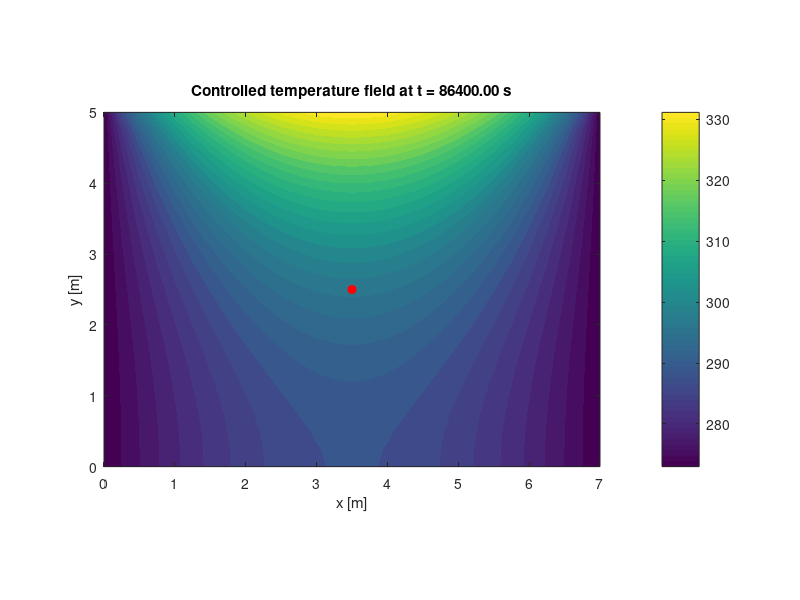
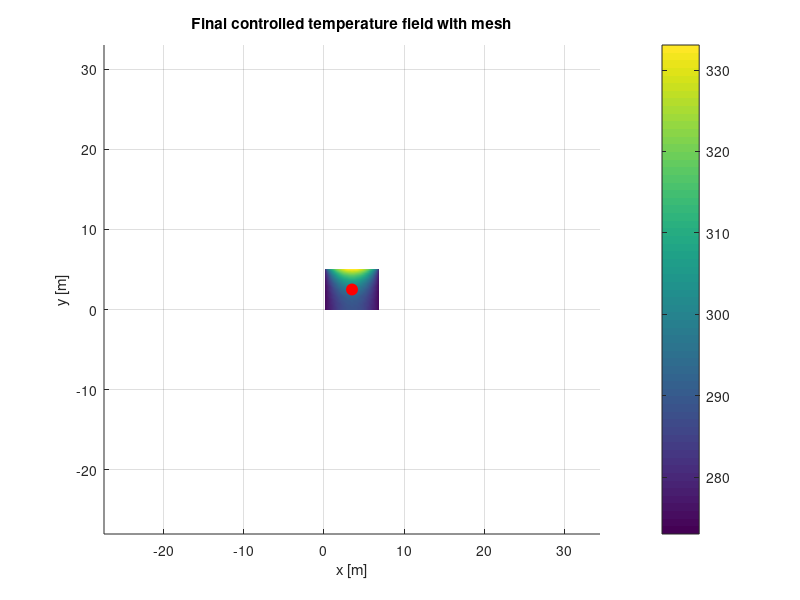
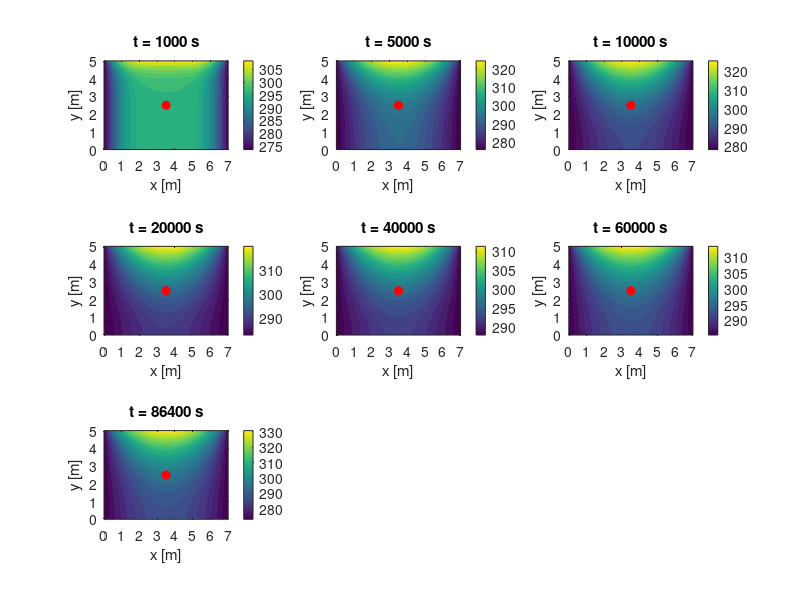

MATLAB code for these plots, in order: (Note: this script raises an error after producing the figures.)
clc;
clear;
close all;

%% ============================================================
%  FEM Room Temperature Control - Step 3
%  2D transient heat conduction using:
%  - 4-node bilinear quadrilateral elements
%  - uniform mesh
%  - Backward Euler (implicit) time stepping
%
%  Step 3 goal:
%  Use top-wall heat flux as an actuator to maintain a desired
%  temperature at a selected point inside the room while the
%  left and right wall temperatures vary in time.
%
%  Deadbeat control idea:
%    1) Solve baseline problem with q_top = 0
%    2) Compute sensitivity of control node to unit top flux
%    3) Compute q_top needed to force control node to T_set
%
%  IMPORTANT:
%  CHANGES compared to your Step 2 code are labeled with:
%     %%%% CHANGE #:
%% ============================================================

%% -----------------------------
%  Physical properties
%% -----------------------------
k   = 0.5;      % W/m-K
rho = 1.184;    % kg/m^3
cp  = 1000;     % J/kg-K

%% -----------------------------
%  Domain
%% -----------------------------
Lx = 7.0;       % m
Ly = 5.0;       % m

%% -----------------------------
%  Source term
%% -----------------------------
qvol = 0.0;     % W/m^3

%% -----------------------------
%  Initial condition
%% -----------------------------
T_init = 297.0;     % K

%% -----------------------------
%  Mesh
%% -----------------------------
Nx = 28;            % number of elements in x
Ny = 20;            % number of elements in y

dx = Lx / Nx;
dy = Ly / Ny;

[xg, yg] = meshgrid(0:dx:Lx, 0:dy:Ly);

% Node list
nodes = [xg(:), yg(:)];
nNodes = size(nodes,1);

% -------------------------------------------------
% Element connectivity consistent with MATLAB's
% columnwise storage of xg(:), yg(:)
%
% local node ordering:
%   4 ---- 3
%   |      |
%   |      |
%   1 ---- 2
% -------------------------------------------------
elems = zeros(Nx*Ny, 4);
e = 0;

for i = 1:Nx
    for j = 1:Ny
        e = e + 1;

        n1 = (i-1)*(Ny+1) + j;       % bottom-left
        n2 = i*(Ny+1) + j;           % bottom-right
        n3 = i*(Ny+1) + (j+1);       % top-right
        n4 = (i-1)*(Ny+1) + (j+1);   % top-left

        elems(e,:) = [n1 n2 n3 n4];
    end
end

nElem = size(elems,1);

%% -----------------------------
%  Initialize global matrices/vectors
%% -----------------------------
K    = sparse(nNodes, nNodes);   % conductivity matrix
C    = sparse(nNodes, nNodes);   % capacity matrix
Fq   = zeros(nNodes,1);          % volumetric source vector

%%%% CHANGE 1:
% In Step 2, you assembled Ftop using a fixed q_top value.
% For Step 3, we need a UNIT top-flux vector so that
% actual actuator command can be applied later as:
%       q_control * gtop
gtop = zeros(nNodes,1);          % top boundary vector for UNIT heat flux

%% -----------------------------
%  2x2 Gauss quadrature for area
%% -----------------------------
gp = [-1/sqrt(3),  1/sqrt(3)];
gw = [1, 1];

%% ============================================================
%  Element assembly
%% ============================================================
for ee = 1:nElem
    conn = elems(ee,:);

    xe = nodes(conn,1);
    ye = nodes(conn,2);

    Ke = zeros(4,4);
    Ce = zeros(4,4);
    Fe_vol = zeros(4,1);

    %% Area integrals
    for ii = 1:2
        xi = gp(ii);
        wi = gw(ii);

        for jj = 1:2
            eta = gp(jj);
            wj = gw(jj);

            % Shape functions
            N = 0.25 * [ ...
                (1-xi)*(1-eta);
                (1+xi)*(1-eta);
                (1+xi)*(1+eta);
                (1-xi)*(1+eta)];

            % Derivatives wrt natural coordinates [dN/dxi, dN/deta]
            dN_dxi = 0.25 * [ ...
                -(1-eta),  -(1-xi);
                 (1-eta),  -(1+xi);
                 (1+eta),   (1+xi);
                -(1+eta),   (1-xi)];

            % Jacobian
            J = [dN_dxi(:,1)'; dN_dxi(:,2)'] * [xe ye];
            detJ = det(J);

            if detJ <= 0
                error('Non-positive Jacobian detected in element %d.', ee);
            end

            invJ = inv(J);

            % Correct derivative transformation
            dN_dxdy = dN_dxi * invJ;   % 4x2

            % B matrix
            B = dN_dxdy';              % 2x4

            % Element matrices
            Ke = Ke + (B' * (k * eye(2)) * B) * detJ * wi * wj;
            Ce = Ce + (rho * cp) * (N * N') * detJ * wi * wj;
            Fe_vol = Fe_vol + N * qvol * detJ * wi * wj;
        end
    end

    %% Top edge heat flux integral
    if abs(ye(3) - Ly) < 1e-12 && abs(ye(4) - Ly) < 1e-12
        Fe_top_unit = zeros(4,1);

        eta = 1.0;   % top edge

        for ii = 1:2
            xi = gp(ii);
            wi = gw(ii);

            N_edge = 0.25 * [ ...
                (1-xi)*(1-eta);
                (1+xi)*(1-eta);
                (1+xi)*(1+eta);
                (1-xi)*(1+eta)];

            dN_dxi_edge = 0.25 * [ ...
                -(1-eta),  -(1-xi);
                 (1-eta),  -(1+xi);
                 (1+eta),   (1+xi);
                -(1+eta),   (1-xi)];

            dx_dxi = sum(dN_dxi_edge(:,1) .* xe);
            dy_dxi = sum(dN_dxi_edge(:,1) .* ye);
            Jedge = sqrt(dx_dxi^2 + dy_dxi^2);

            %%%% CHANGE 2:
            % Assemble UNIT flux vector only.
            % Actual flux will be multiplied in time loop.
            Fe_top_unit = Fe_top_unit + N_edge * 1.0 * Jedge * wi;
        end

        gtop(conn) = gtop(conn) + Fe_top_unit;
    end

    %% Global assembly
    K(conn,conn) = K(conn,conn) + Ke;
    C(conn,conn) = C(conn,conn) + Ce;
    Fq(conn)     = Fq(conn) + Fe_vol;
end

%% ============================================================
%  Boundary node identification
%% ============================================================
x = nodes(:,1);

leftNodes  = find(abs(x - 0.0) < 1e-12);
rightNodes = find(abs(x - Lx) < 1e-12);

dirichletNodes = unique([leftNodes; rightNodes]);
freeNodes      = setdiff((1:nNodes)', dirichletNodes);

Tbc = nan(nNodes,1);

%% ============================================================
%  Diagnostics before time stepping
%% ============================================================
fprintf('Assembly diagnostics:\n');

Cdiag = full(diag(C));   % convert sparse -> full

fprintf('  min(diag(C))        = %e\n', min(Cdiag));
fprintf('  max(diag(C))        = %e\n', max(Cdiag));
fprintf('  ||K-K''||_fro       = %e\n', norm(K-K','fro'));
fprintf('  nnz(K)              = %d\n', nnz(K));
fprintf('  nnz(C)              = %d\n\n', nnz(C));

%% ============================================================
%  Time stepping / control settings
%% ============================================================
dt     = 100.0;         % s
tEnd   = 86400.0;       % one day, matches project sample timescale
nSteps = round(tEnd / dt);

%%%% CHANGE 3:
% Control settings added here.
% You can change these later to investigate set point location,
% time step, and initial temperature as required by Step 3.
x_set = 3.5;            % desired control-point x-location [m]
y_set = 2.5;            % desired control-point y-location [m]
T_set = 297.0;          % desired temperature at control point [K]

% Optional actuator limits
q_min = -20000.0;          % W/m^2
q_max =  20000.0;          % W/m^2

%%%% CHANGE 4:
% Find nearest node to desired set point location.
dist2 = (nodes(:,1) - x_set).^2 + (nodes(:,2) - y_set).^2;
[~, controlNode] = min(dist2);

fprintf('Control node selected:\n');
fprintf('  node id   = %d\n', controlNode);
fprintf('  x_node    = %.4f m\n', nodes(controlNode,1));
fprintf('  y_node    = %.4f m\n\n', nodes(controlNode,2));

% Safety check: control node should not lie on Dirichlet wall
if ismember(controlNode, dirichletNodes)
    error('Control node lies on a Dirichlet boundary. Choose an interior point.');
end

%%%% CHANGE 5:
% Initial condition
T = T_init * ones(nNodes,1);

% System matrix
A = C + dt*K;

%%%% CHANGE 6:
% Pre-build a matrix with Dirichlet rows/cols modified.
% This same pattern is used for the baseline solve, controlled solve,
% and sensitivity solve.
A_bc = A;
A_bc(dirichletNodes,:) = 0;
A_bc(:,dirichletNodes) = 0;
A_bc(sub2ind(size(A_bc), dirichletNodes, dirichletNodes)) = 1.0;

%%%% CHANGE 7:
% Compute sensitivity vector S from:
%   (C + dt*K) S = dt * gtop
% with ZERO Dirichlet values on the walls, because S is the change
% due to top heat-flux control only.
rhsS = dt * gtop;
rhsS(dirichletNodes) = 0.0;

S = A_bc \ rhsS;
Si = S(controlNode);

fprintf('Sensitivity at control node Si = %e\n', Si);

if abs(Si) < 1e-12
    error('Sensitivity at control node is too small. Pick another control point.');
end
fprintf('\n');

%%%% CHANGE 8:
% Save arrays now include temperature history at control node and
% actuator history.
timeHist   = zeros(nSteps,1);
TnodeHist  = zeros(nSteps,1);
qHist      = zeros(nSteps,1);
TwallHist  = zeros(nSteps,1);

saveTimes = [1000, 5000, 10000, 20000, 40000, 60000, 86400];
saved = zeros(nNodes, numel(saveTimes));
saveCount = 1;

%% ============================================================
%  Time stepping with deadbeat control
%% ============================================================
for n = 1:nSteps
    t = n * dt;

    %%%% CHANGE 9:
    % Time-dependent wall BC from Step 2 / Step 3 project statement
    T_wall = 273 + 15*sin(pi*t/86400);

    Tbc(leftNodes)  = T_wall;
    Tbc(rightNodes) = T_wall;

    % ------------------------------------------------------------
    % BASELINE solve: q_top = 0
    % ------------------------------------------------------------
    %%%% CHANGE 10:
    % First solve for T0 = temperature field with NO top control flux.
    b0 = C*T + dt*Fq;

    b0_mod = b0;
    b0_mod(freeNodes) = b0_mod(freeNodes) - A(freeNodes, dirichletNodes) * Tbc(dirichletNodes);
    b0_mod(dirichletNodes) = Tbc(dirichletNodes);

    T0 = A_bc \ b0_mod;

    % ------------------------------------------------------------
    % Deadbeat control law
    % ------------------------------------------------------------
    %%%% CHANGE 11:
    % Compute q_top required to force control node to T_set.
    q_control = (T_set - T0(controlNode)) / Si;

    % Optional saturation
    q_control = min(max(q_control, q_min), q_max);

    % ------------------------------------------------------------
    % CONTROLLED solve: apply computed top-wall heat flux
    % ------------------------------------------------------------
    %%%% CHANGE 12:
    % Solve actual new temperature field with control flux.
    b = C*T + dt*(Fq + q_control*gtop);

    b_mod = b;
    b_mod(freeNodes) = b_mod(freeNodes) - A(freeNodes, dirichletNodes) * Tbc(dirichletNodes);
    b_mod(dirichletNodes) = Tbc(dirichletNodes);

    T = A_bc \ b_mod;

    if any(isnan(T)) || any(isinf(T))
        error('NaN or Inf detected at step %d, time %g s.', n, t);
    end

    %%%% CHANGE 13:
    % Store histories for plotting / report
    timeHist(n)  = t;
    TnodeHist(n) = T(controlNode);
    qHist(n)     = q_control;
    TwallHist(n) = T_wall;

    if mod(n,20) == 0 || n == 1
        fprintf(['step = %4d, t = %8.1f s, Tmin = %10.4f, Tmax = %10.4f, ' ...
                 'Tcontrol = %10.4f, q_top = %10.4f\n'], ...
                 n, t, min(T), max(T), T(controlNode), q_control);
    end

    if saveCount <= numel(saveTimes) && abs(t - saveTimes(saveCount)) < 0.5*dt
        saved(:,saveCount) = T;
        saveCount = saveCount + 1;
    end
end

%% ============================================================
%  Reshape for plotting
%% ============================================================
Tgrid = reshape(T, Ny+1, Nx+1);

%% Final temperature field
figure;
contourf(xg, yg, Tgrid, 30, 'LineColor', 'none');
colorbar;
axis equal tight;
xlabel('x [m]');
ylabel('y [m]');
title(sprintf('Controlled temperature field at t = %.2f s', tEnd));
hold on;
plot(nodes(controlNode,1), nodes(controlNode,2), 'ro', 'MarkerFaceColor', 'r');
hold off;

%% Final field with mesh
figure;
surf(xg, yg, Tgrid, 'EdgeColor', [0.2 0.2 0.2]);
view(2);
shading interp;
colorbar;
axis equal tight;
xlabel('x [m]');
ylabel('y [m]');
title('Final controlled temperature field with mesh');

hold on;
zmark = max(Tgrid(:)) + 1;   % place marker slightly above surface
plot3(nodes(controlNode,1), nodes(controlNode,2), zmark, 'ro', ...
    'MarkerFaceColor', 'r', 'MarkerSize', 8);
hold off;

%% Transient snapshots
figure;
for i = 1:numel(saveTimes)
    subplot(3, ceil(numel(saveTimes)/3), i);
    Tplot = reshape(saved(:,i), Ny+1, Nx+1);
    contourf(xg, yg, Tplot, 25, 'LineColor', 'none');
    colorbar;
    axis equal tight;
    xlabel('x [m]');
    ylabel('y [m]');
    title(sprintf('t = %.0f s', saveTimes(i)));
    hold on;
    plot(nodes(controlNode,1), nodes(controlNode,2), 'ro', 'MarkerFaceColor', 'r');
    hold off;
end
sgtitle('Controlled temperature evolution');

%% ============================================================
%  Additional Step 3 plots
%% ============================================================

%%%% CHANGE 14:
% Plot control node temperature history against setpoint
figure;
plot(timeHist, TnodeHist, 'LineWidth', 1.5); hold on;
plot(timeHist, T_set*ones(size(timeHist)), '--', 'LineWidth', 1.5);
plot(timeHist, TwallHist, ':', 'LineWidth', 1.5);
grid on;
xlabel('Time [s]');
ylabel('Temperature [K]');
legend('Control node temperature', 'Setpoint', 'Wall temperature', 'Location', 'best');
title(sprintf('Temperature history at control node (x=%.2f, y=%.2f)', ...
      nodes(controlNode,1), nodes(controlNode,2)));

%%%% CHANGE 15:
% Plot actuator command history
figure;
plot(timeHist, qHist, 'LineWidth', 1.5);
grid on;
xlabel('Time [s]');
ylabel('Top wall heat flux q_{top} [W/m^2]');
title('Actuator command history');

%% Final report
fprintf('\nFinal Tmin = %.4f K\n', min(T));
fprintf('Final Tmax = %.4f K\n', max(T));
fprintf('Final control-node temperature = %.4f K\n', T(controlNode));
fprintf('Final setpoint temperature     = %.4f K\n', T_set);
fprintf('Final actuator command         = %.4f W/m^2\n', qHist(end));
fprintf('Final wall temperature         = %.4f K\n', TwallHist(end));
